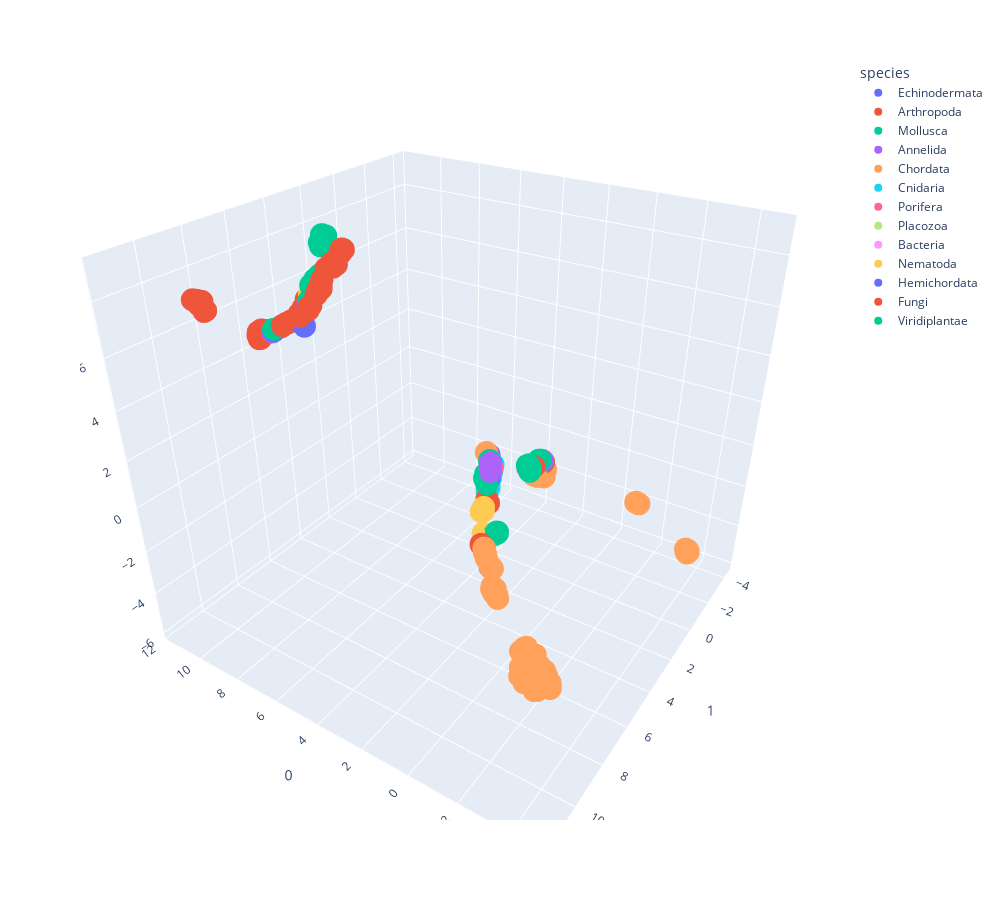

Write notebook code for a chart like this one.
### Code cell
umap_3d = UMAP(n_components=3, random_state=0)
proj_umap_phyl_3d = umap_3d.fit_transform(phyl)

umap_phyl_3d = px.scatter_3d(
    proj_umap_phyl_3d, x=0, y=1, z=2,
    color=colour.Color_species, labels={'color': 'species'}
)
umap_phyl_3d.update_traces(marker_size=8)
umap_phyl_3d.update_layout(xaxis_range=[-20, 20], yaxis_range=[-20, 20])
umap_phyl_3d.update_layout(width=1000, height=900)
umap_phyl_3d.update_xaxes(dtick=5)
umap_phyl_3d.show()

### Figure 1 — Plotly figure (JSON) as saved in the notebook; plotly's stock layout.template omitted (floating-point values rounded to 4 significant figures)
{"data": [{"hovertemplate": "species=Echinodermata<br>0=%{x}<br>1=%{y}<br>2=%{z}<extra></extra>", "legendgroup": "Echinodermata", "marker": {"color": "#636efa", "size": 8, "symbol": "circle"}, "mode": "markers", "name": "Echinodermata", "scene": "scene", "showlegend": true, "type": "scatter3d", "x": [9.227, 7.716, 9.43, 9.371, 9.374, 1.646, 1.563, 1.715, 1.749, 1.57], "y": [6.814, 6.937, 6.751, 6.742, 6.781, 4.434, 4.509, 4.25, 4.218, 4.597], "z": [5.845, 6.361, 5.702, 5.743, 5.726, 1.183, 1.281, 1.434, 1.492, 1.008]}, {"hovertemplate": "species=Arthropoda<br>0=%{x}<br>1=%{y}<br>2=%{z}<extra></extra>", "legendgroup": "Arthropoda", "marker": {"color": "#EF553B", "size": 8, "symbol": "circle"}, "mode": "markers", "name": "Arthropoda", "scene": "scene", "showlegend": true, "type": "scatter3d", "x": [6.753, 7.044, 7.051, 6.961, 6.964, 7.392, 6.882, 6.892, 6.883, 7.249, 8.136, 6.672, 6.734, 6.711, 6.729, 6.707, 6.716, 6.78, 6.663, 7.042, 7.442, 7.809, 7.838, 7.926, 6.883, 7.05, 2.098, 8.16, 8.304, 8.344, 8.408, 8.268, 8.354, 8.366, 8.486, 8.271, 8.274, 8.138, 2.068, 7.145, 10.17, 10.15, 10.25, 2.154, 11.37, 11.36, 11.45, 11.5, 7.361, 11.01, 11.22, 11.01, 10.2, 6.7, 6.937, 10.2, 11.3, 11.41, 11.37, 11.23, 11.12, 11.13, 10.23, 10.42, 0.1833, 7.343, 10.95, 10.89, 8.602, 8.705, 8.453, 8.35, 8.348, 7.11, 7.261, 8.861, 9.028, 2.033, 7.808, 7.774, 10.19, 2.049, 10.49, 9.771], "y": [7.666, 6.942, 6.593, 6.805, 6.849, 6.363, 7.414, 7.508, 6.849, 6.122, 6.929, 6.239, 5.856, 5.953, 6.253, 5.942, 5.983, 6.297, 5.848, 6.081, 6.904, 6.881, 6.983, 6.913, 7.552, 6.637, 0.5062, 10.79, 10.69, 10.66, 10.78, 10.72, 10.79, 10.77, 10.89, 10.76, 10.72, 10.74, 0.2951, 6.714, 6.705, 6.68, 6.714, 0.6397, 5.682, 5.726, 5.603, 5.564, 6.251, 5.86, 5.756, 5.868, 6.367, 5.922, 7.47, 6.662, 5.705, 5.638, 5.66, 5.787, 5.853, 5.821, 6.341, 6.214, 7.295, 6.204, 5.933, 5.989, 6.91, 6.86, 6.965, 6.92, 6.908, 6.589, 6.795, 6.855, 6.744, -0.4746, 6.816, 6.665, 6.712, -0.4742, 6.198, 6.608], "z": [7.47, 7.657, 8.068, 7.897, 7.805, 7.979, 7.471, 7.412, 7.874, 8.296, 6.527, 8.579, 8.999, 8.88, 8.537, 8.903, 8.863, 8.482, 8.986, 8.501, 7.291, 6.89, 6.711, 6.766, 7.364, 7.99, -0.7876, 8.139, 8.396, 8.386, 8.446, 8.242, 8.317, 8.365, 8.486, 8.262, 8.282, 8.16, -0.8986, 7.729, 5.237, 5.267, 5.173, -0.8022, 4.675, 4.67, 4.726, 4.712, 8.097, 5.029, 4.651, 4.981, 5.39, 8.925, 7.407, 5.214, 4.738, 4.62, 4.737, 4.714, 4.757, 4.831, 5.37, 5.271, 0.3401, 8.157, 4.942, 4.998, 6.249, 6.176, 6.32, 6.398, 6.401, 7.816, 7.535, 6.083, 5.955, -1.06, 6.979, 7.251, 5.194, -1.093, 5.231, 5.515]}, {"hovertemplate": "species=Mollusca<br>0=%{x}<br>1=%{y}<br>2=%{z}<extra></extra>", "legendgroup": "Mollusca", "marker": {"color": "#00cc96", "size": 8, "symbol": "circle"}, "mode": "markers", "name": "Mollusca", "scene": "scene", "showlegend": true, "type": "scatter3d", "x": [7.213, 7.285, 2.069, 2.002, 1.911, 2.03, 2.153, 8.265, 8.253, 8.315, 8.124, 8.219, 7.554, 2.016, 2.187, 8.127, 7.493, 7.396, 8.253, 1.494, 1.428, 1.336, 9.16, 8.32, 1.491, 2.032, 1.511, 2.072, 1.473, 8.2, 8.146, -0.1122, -0.1355, -0.1524, -0.07861, -0.1197], "y": [7.143, 6.873, -0.1271, 0.7467, 0.8666, -0.3935, 0.5705, 5.042, 5.255, 5.035, 5.046, 5.087, 6.614, 0.7586, 0.6241, 5.354, 6.447, 6.319, 5.097, 4.946, 5.039, 5.107, 7.0, 5.04, 4.695, 0.7211, 4.67, -0.2316, 5.053, 5.15, 5.219, 6.792, 6.769, 6.804, 6.856, 6.799], "z": [7.462, 7.624, -0.8078, -0.8628, -0.6403, -0.9687, -0.6976, 8.972, 8.771, 8.985, 8.975, 8.932, 7.788, -0.7646, -0.7074, 8.702, 7.959, 8.088, 8.928, 1.443, 1.271, 1.145, 5.92, 8.98, 1.876, -0.7537, 1.824, -0.8598, 1.314, 8.877, 8.812, 0.6641, 0.6543, 0.6368, 0.5884, 0.6361]}, {"hovertemplate": "species=Annelida<br>0=%{x}<br>1=%{y}<br>2=%{z}<extra></extra>", "legendgroup": "Annelida", "marker": {"color": "#ab63fa", "size": 8, "symbol": "circle"}, "mode": "markers", "name": "Annelida", "scene": "scene", "showlegend": true, "type": "scatter3d", "x": [1.602, 1.382, 1.61, 1.279, 7.446, 2.004, 9.554, 2.073, 1.421], "y": [4.573, 4.837, 4.541, 4.991, 6.949, -0.3196, 6.688, -0.3086, 4.773], "z": [2.019, 1.763, 1.931, 1.647, 7.243, -0.9065, 5.61, -0.932, 1.815]}, {"hovertemplate": "species=Chordata<br>0=%{x}<br>1=%{y}<br>2=%{z}<extra></extra>", "legendgroup": "Chordata", "marker": {"color": "#FFA15A", "size": 8, "symbol": "circle"}, "mode": "markers", "name": "Chordata", "scene": "scene", "showlegend": true, "type": "scatter3d", "x": [-0.9149, -0.948, 1.681, -3.691, -3.779, -3.863, -4.725, -3.968, -3.673, -4.663, -3.701, -4.383, -4.305, -3.797, -3.907, -4.614, -4.745, -3.878, -4.504, -3.666, -3.805, -3.643, -3.797, -4.648, -3.8, -4.322, -4.071, -3.387, -3.443, -3.921, -3.408, -3.316, -1.241, 2.124, 2.149, 2.057, 2.102, 2.045, 2.1, 2.124, 2.14, 2.255, 2.113, 2.102, 2.107, 2.09, -0.8051, 2.155, 2.179, -0.2426, -0.179, -0.1347, -0.1178, -0.3525, -0.2887, -1.458, -1.282, -1.505, -1.331, -1.095, -0.9782, -1.055, -1.146, -1.204, -1.154, -1.074, -1.034, -3.822, -0.7316, -0.776, -0.8571, -3.471, -3.29, -0.8624, -3.336, -0.8086, -0.8426, -3.474, -0.8254, -3.408, -3.329, -3.423, -3.397, -0.9437, -4.705, -3.592, -0.8263, -0.05589], "y": [-4.186, 8.403, 4.618, 11.29, 10.84, 11.13, 11.42, 11.4, 11.13, 11.28, 11.07, 11.52, 11.53, 10.94, 11.27, 11.32, 11.41, 10.76, 11.2, 10.75, 10.67, 11.07, 10.6, 11.42, 10.63, 10.99, 10.85, 10.51, 10.51, 11.44, 10.59, 10.62, 8.714, -0.175, -0.2829, -0.6198, 0.2396, -0.6075, 0.03049, 0.1901, -0.7168, -0.372, -0.488, -0.782, -0.8268, -0.6604, 8.261, -0.7605, -0.4307, 7.707, 7.636, 7.598, 7.551, 7.814, 7.75, 8.921, 8.743, 8.969, 8.799, 8.51, 8.469, 8.421, 8.626, 8.7, 8.644, 8.608, 8.487, 10.96, 8.188, 8.234, 8.245, -4.09, -4.257, -4.129, -4.222, -4.076, -4.109, -4.087, -4.097, -4.148, -4.221, -4.143, -4.158, 8.334, 11.34, 11.09, -4.089, 7.492], "z": [-4.179, 0.5346, 2.101, -0.2762, -0.2066, -0.4104, -0.07723, -0.29, -0.2008, 0.00174, -0.1417, -0.2637, -0.2997, -0.3031, -0.3614, 0.01026, -0.06965, -0.1158, 0.104, -0.2156, 0.04672, -0.09756, 0.05373, -0.008674, 0.07755, 0.02823, 0.001326, 0.05257, 0.101, -0.279, -0.009642, -0.03991, -0.1058, -1.652, -1.681, -1.794, -1.306, -1.876, -1.442, -1.377, -1.739, -1.709, -1.816, -1.712, -1.641, -1.754, 0.4051, -1.68, -1.792, 0.3648, 0.4083, 0.3393, 0.4555, 0.3129, 0.3867, 0.01654, 0.07729, -0.03983, 0.01887, -0.2122, -0.2358, -0.3449, -0.2108, -0.04002, -0.1886, -0.1244, -0.2953, -0.3417, 0.4182, 0.4138, -0.3393, -5.708, -5.749, -4.125, -5.854, -4.072, -4.105, -5.713, -4.089, -5.848, -5.774, -5.687, -5.792, -0.3909, -0.008685, -0.1502, -4.087, 0.4085]}, {"hovertemplate": "species=Cnidaria<br>0=%{x}<br>1=%{y}<br>2=%{z}<extra></extra>", "legendgroup": "Cnidaria", "marker": {"color": "#19d3f3", "size": 8, "symbol": "circle"}, "mode": "markers", "name": "Cnidaria", "scene": "scene", "showlegend": true, "type": "scatter3d", "x": [1.846, 1.559, 1.783, 1.661, 1.792, 1.383], "y": [3.881, 4.598, 4.055, 4.335, 3.982, 5.0], "z": [1.148, 0.6553, 1.015, 0.9003, 1.162, 0.7276]}, {"hovertemplate": "species=Porifera<br>0=%{x}<br>1=%{y}<br>2=%{z}<extra></extra>", "legendgroup": "Porifera", "marker": {"color": "#FF6692", "size": 8, "symbol": "circle"}, "mode": "markers", "name": "Porifera", "scene": "scene", "showlegend": true, "type": "scatter3d", "x": [1.543], "y": [4.45], "z": [1.402]}, {"hovertemplate": "species=Placozoa<br>0=%{x}<br>1=%{y}<br>2=%{z}<extra></extra>", "legendgroup": "Placozoa", "marker": {"color": "#B6E880", "size": 8, "symbol": "circle"}, "mode": "markers", "name": "Placozoa", "scene": "scene", "showlegend": true, "type": "scatter3d", "x": [1.588], "y": [4.573], "z": [1.798]}, {"hovertemplate": "species=Bacteria<br>0=%{x}<br>1=%{y}<br>2=%{z}<extra></extra>", "legendgroup": "Bacteria", "marker": {"color": "#FF97FF", "size": 8, "symbol": "circle"}, "mode": "markers", "name": "Bacteria", "scene": "scene", "showlegend": true, "type": "scatter3d", "x": [1.559, 1.469, 1.709], "y": [4.753, 4.89, 4.254], "z": [0.8707, 0.8562, 1.361]}, {"hovertemplate": "species=Nematoda<br>0=%{x}<br>1=%{y}<br>2=%{z}<extra></extra>", "legendgroup": "Nematoda", "marker": {"color": "#FECB52", "size": 8, "symbol": "circle"}, "mode": "markers", "name": "Nematoda", "scene": "scene", "showlegend": true, "type": "scatter3d", "x": [7.71, 7.685, 7.697, 1.036, 1.096, 1.004, 1.071, 1.039, 0.1971, 0.3744], "y": [6.557, 6.581, 6.494, 5.811, 5.851, 5.892, 5.746, 5.815, 7.182, 6.855], "z": [7.399, 7.4, 7.468, 0.5164, 0.4864, 0.5595, 0.615, 0.5787, 0.3964, 0.44]}, {"hovertemplate": "species=Hemichordata<br>0=%{x}<br>1=%{y}<br>2=%{z}<extra></extra>", "legendgroup": "Hemichordata", "marker": {"color": "#636efa", "size": 8, "symbol": "circle"}, "mode": "markers", "name": "Hemichordata", "scene": "scene", "showlegend": true, "type": "scatter3d", "x": [-0.7316], "y": [8.188], "z": [0.3636]}, {"hovertemplate": "species=Fungi<br>0=%{x}<br>1=%{y}<br>2=%{z}<extra></extra>", "legendgroup": "Fungi", "marker": {"color": "#EF553B", "size": 8, "symbol": "circle"}, "mode": "markers", "name": "Fungi", "scene": "scene", "showlegend": true, "type": "scatter3d", "x": [1.239, 1.11], "y": [5.251, 5.348], "z": [0.605, 0.5556]}, {"hovertemplate": "species=Viridiplantae<br>0=%{x}<br>1=%{y}<br>2=%{z}<extra></extra>", "legendgroup": "Viridiplantae", "marker": {"color": "#00cc96", "size": 8, "symbol": "circle"}, "mode": "markers", "name": "Viridiplantae", "scene": "scene", "showlegend": true, "type": "scatter3d", "x": [1.636], "y": [4.526], "z": [1.126]}], "layout": {"height": 900, "legend": {"title": {"text": "species"}, "tracegroupgap": 0}, "margin": {"t": 60}, "scene": {"aspectmode": "auto", "aspectratio": {"x": 1.04, "y": 1.011, "z": 0.9511}, "camera": {"center": {"x": 0, "y": 0, "z": 0}, "eye": {"x": -0.9857, "y": 1.49, "z": 1.056}, "projection": {"type": "perspective"}, "up": {"x": 0, "y": 0, "z": 1}}, "domain": {"x": [0, 1], "y": [0, 1]}, "xaxis": {"title": {"text": "0"}, "type": "linear"}, "yaxis": {"title": {"text": "1"}, "type": "linear"}, "zaxis": {"title": {"text": "2"}, "type": "linear"}}, "width": 1000, "xaxis": {"dtick": 5, "range": [-20, 20]}, "yaxis": {"range": [-20, 20]}}}
